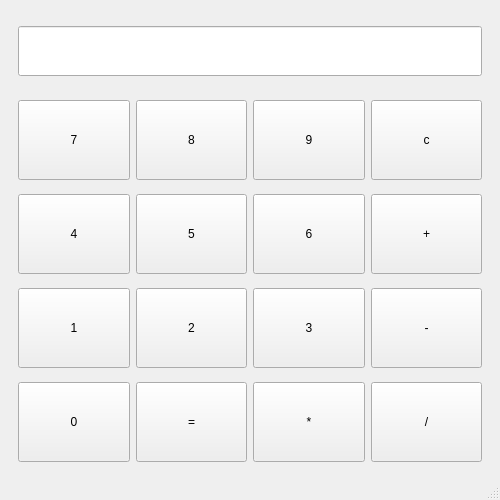
<?xml version="1.0" encoding="UTF-8"?>
<ui version="4.0">
 <class>MainWindow</class>
 <widget class="QMainWindow" name="MainWindow">
  <property name="geometry">
   <rect>
    <x>0</x>
    <y>0</y>
    <width>500</width>
    <height>500</height>
   </rect>
  </property>
  <property name="minimumSize">
   <size>
    <width>500</width>
    <height>500</height>
   </size>
  </property>
  <property name="maximumSize">
   <size>
    <width>500</width>
    <height>500</height>
   </size>
  </property>
  <property name="windowTitle">
   <string>MainWindow</string>
  </property>
  <widget class="QWidget" name="centralwidget">
   <layout class="QVBoxLayout" name="verticalLayout">
    <item>
     <widget class="QWidget" name="widget" native="true">
      <layout class="QGridLayout" name="gridLayout">
       <item row="1" column="0">
        <widget class="QPushButton" name="pushButton">
         <property name="minimumSize">
          <size>
           <width>90</width>
           <height>80</height>
          </size>
         </property>
         <property name="maximumSize">
          <size>
           <width>1000</width>
           <height>60</height>
          </size>
         </property>
         <property name="contextMenuPolicy">
          <enum>Qt::DefaultContextMenu</enum>
         </property>
         <property name="acceptDrops">
          <bool>false</bool>
         </property>
         <property name="layoutDirection">
          <enum>Qt::LeftToRight</enum>
         </property>
         <property name="text">
          <string>7</string>
         </property>
        </widget>
       </item>
       <item row="1" column="1">
        <widget class="QPushButton" name="pushButton_2">
         <property name="minimumSize">
          <size>
           <width>90</width>
           <height>80</height>
          </size>
         </property>
         <property name="maximumSize">
          <size>
           <width>1000</width>
           <height>60</height>
          </size>
         </property>
         <property name="text">
          <string>8</string>
         </property>
        </widget>
       </item>
       <item row="1" column="2">
        <widget class="QPushButton" name="pushButton_3">
         <property name="minimumSize">
          <size>
           <width>90</width>
           <height>80</height>
          </size>
         </property>
         <property name="maximumSize">
          <size>
           <width>1000</width>
           <height>60</height>
          </size>
         </property>
         <property name="text">
          <string>9</string>
         </property>
        </widget>
       </item>
       <item row="1" column="3">
        <widget class="QPushButton" name="pushButton_4">
         <property name="minimumSize">
          <size>
           <width>90</width>
           <height>80</height>
          </size>
         </property>
         <property name="maximumSize">
          <size>
           <width>1000</width>
           <height>60</height>
          </size>
         </property>
         <property name="text">
          <string>c</string>
         </property>
        </widget>
       </item>
       <item row="2" column="0">
        <widget class="QPushButton" name="pushButton_5">
         <property name="minimumSize">
          <size>
           <width>90</width>
           <height>80</height>
          </size>
         </property>
         <property name="maximumSize">
          <size>
           <width>1000</width>
           <height>60</height>
          </size>
         </property>
         <property name="text">
          <string>4</string>
         </property>
        </widget>
       </item>
       <item row="2" column="1">
        <widget class="QPushButton" name="pushButton_6">
         <property name="minimumSize">
          <size>
           <width>90</width>
           <height>80</height>
          </size>
         </property>
         <property name="maximumSize">
          <size>
           <width>1000</width>
           <height>60</height>
          </size>
         </property>
         <property name="text">
          <string>5</string>
         </property>
        </widget>
       </item>
       <item row="2" column="2">
        <widget class="QPushButton" name="pushButton_7">
         <property name="minimumSize">
          <size>
           <width>90</width>
           <height>80</height>
          </size>
         </property>
         <property name="maximumSize">
          <size>
           <width>1000</width>
           <height>60</height>
          </size>
         </property>
         <property name="text">
          <string>6</string>
         </property>
        </widget>
       </item>
       <item row="2" column="3">
        <widget class="QPushButton" name="pushButton_8">
         <property name="minimumSize">
          <size>
           <width>90</width>
           <height>80</height>
          </size>
         </property>
         <property name="maximumSize">
          <size>
           <width>1000</width>
           <height>60</height>
          </size>
         </property>
         <property name="text">
          <string>+</string>
         </property>
        </widget>
       </item>
       <item row="3" column="0">
        <widget class="QPushButton" name="pushButton_9">
         <property name="minimumSize">
          <size>
           <width>90</width>
           <height>80</height>
          </size>
         </property>
         <property name="maximumSize">
          <size>
           <width>1000</width>
           <height>60</height>
          </size>
         </property>
         <property name="text">
          <string>1</string>
         </property>
        </widget>
       </item>
       <item row="3" column="1">
        <widget class="QPushButton" name="pushButton_10">
         <property name="minimumSize">
          <size>
           <width>90</width>
           <height>80</height>
          </size>
         </property>
         <property name="maximumSize">
          <size>
           <width>1000</width>
           <height>60</height>
          </size>
         </property>
         <property name="text">
          <string>2</string>
         </property>
        </widget>
       </item>
       <item row="3" column="2">
        <widget class="QPushButton" name="pushButton_11">
         <property name="minimumSize">
          <size>
           <width>90</width>
           <height>80</height>
          </size>
         </property>
         <property name="maximumSize">
          <size>
           <width>1000</width>
           <height>60</height>
          </size>
         </property>
         <property name="text">
          <string>3</string>
         </property>
         <property name="iconSize">
          <size>
           <width>50</width>
           <height>50</height>
          </size>
         </property>
        </widget>
       </item>
       <item row="3" column="3">
        <widget class="QPushButton" name="pushButton_12">
         <property name="minimumSize">
          <size>
           <width>90</width>
           <height>80</height>
          </size>
         </property>
         <property name="maximumSize">
          <size>
           <width>1000</width>
           <height>60</height>
          </size>
         </property>
         <property name="text">
          <string>-</string>
         </property>
        </widget>
       </item>
       <item row="4" column="0">
        <widget class="QPushButton" name="pushButton_13">
         <property name="minimumSize">
          <size>
           <width>90</width>
           <height>80</height>
          </size>
         </property>
         <property name="maximumSize">
          <size>
           <width>1000</width>
           <height>60</height>
          </size>
         </property>
         <property name="text">
          <string>0</string>
         </property>
        </widget>
       </item>
       <item row="4" column="1">
        <widget class="QPushButton" name="pushButton_14">
         <property name="minimumSize">
          <size>
           <width>90</width>
           <height>80</height>
          </size>
         </property>
         <property name="maximumSize">
          <size>
           <width>1000</width>
           <height>60</height>
          </size>
         </property>
         <property name="text">
          <string>=</string>
         </property>
        </widget>
       </item>
       <item row="4" column="2">
        <widget class="QPushButton" name="pushButton_15">
         <property name="minimumSize">
          <size>
           <width>90</width>
           <height>80</height>
          </size>
         </property>
         <property name="maximumSize">
          <size>
           <width>1000</width>
           <height>60</height>
          </size>
         </property>
         <property name="text">
          <string>*</string>
         </property>
        </widget>
       </item>
       <item row="4" column="3">
        <widget class="QPushButton" name="pushButton_16">
         <property name="minimumSize">
          <size>
           <width>90</width>
           <height>80</height>
          </size>
         </property>
         <property name="maximumSize">
          <size>
           <width>1000</width>
           <height>60</height>
          </size>
         </property>
         <property name="text">
          <string>/</string>
         </property>
        </widget>
       </item>
       <item row="0" column="0" colspan="4">
        <widget class="QLineEdit" name="lineEdit">
         <property name="minimumSize">
          <size>
           <width>0</width>
           <height>50</height>
          </size>
         </property>
        </widget>
       </item>
      </layout>
     </widget>
    </item>
   </layout>
  </widget>
  <widget class="QStatusBar" name="statusbar"/>
 </widget>
 <resources/>
 <connections/>
</ui>
